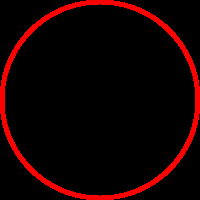
#> input picture src/resources/thin_red_circle.png, 200 x 200 px
$ python OpenCV.py
#> lines starting #> are read from the running program, lines starting #| are printed output that depends on the picture; after the words box and inside, x2 and y2 are one past the last pixel; in counts of white or black regions, pixels touching at a corner belong together
import cv2
import numpy as np

# Load an image
image = cv2.imread('../resources/thin_red_circle.png', cv2.IMREAD_GRAYSCALE)
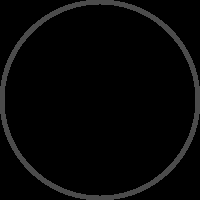
#> image: shape (200, 200); min 0, max 76, mean 6

# Apply Gaussian blur to reduce noise
blurred = cv2.GaussianBlur(image, (9, 9), 2)
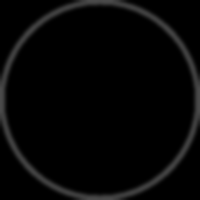
#> blurred: shape (200, 200); min 0, max 75, mean 6.1

# Apply Hough Circle Transform
circles = cv2.HoughCircles(
    image,
    cv2.HOUGH_GRADIENT, dp=1, minDist=50, param1=100, param2=30, minRadius=10, maxRadius=1000
)
#> circles = [[101.5, 101.5, 98.1]]
print(circles)
#| [[[101.5 101.5  98.1]]]

# Convert circles to integers
circles = np.uint16(np.around(circles))
#> circles = [[102, 102, 98]]

# Draw circles on the original image
if circles is not None:
    circles = np.uint16(np.around(circles))

    # Filter out duplicate or closely spaced circles
    filtered_circles = []

    for circle in circles[0, :]:
        is_duplicate = False

        for existing_circle in filtered_circles:
            distance = np.sqrt((circle[0] - existing_circle[0]) ** 2 + (circle[1] - existing_circle[1]) ** 2)
            if distance < existing_circle[2] + circle[2]:
                is_duplicate = True
                break

        if not is_duplicate:
            filtered_circles.append(circle)
#> this loop made 1 pass
#> after the loop, filtered_circles = [[102, 102, 98]]

    # Draw circles on the original image
    for circle in filtered_circles:
        center = (circle[0], circle[1])
        radius = circle[2]
        cv2.circle(image, center, radius, (0, 255, 0), 2)
#> this loop made 1 pass
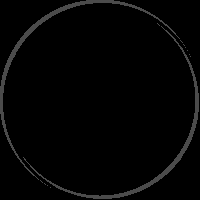
#> image: shape (200, 200); 2.72% of pixels changed, all inside (x1, y1, x2, y2) = (3, 3, 200, 200)

    # Display the image with detected circles
    cv2.imshow('Filtered Circles Detected', image)
    cv2.waitKey(0)
    cv2.destroyAllWindows()
else:
    print("No circles detected.")

$ run again, with src/resources/simple_red_circle.png copied over src/resources/thin_red_circle.png
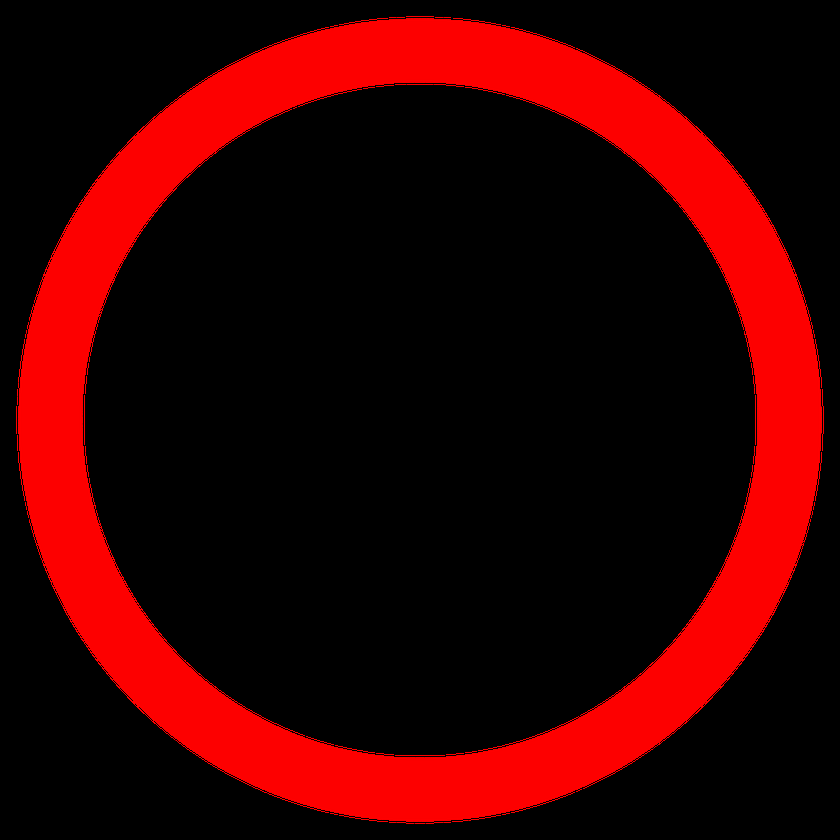
#> input picture src/resources/simple_red_circle.png, 840 x 840 px, shrunk from 2048 x 2048 before the run
#> `image = cv2.imread('../resources/thin_red_circle.png', cv2.IMREAD_GRAY..`:
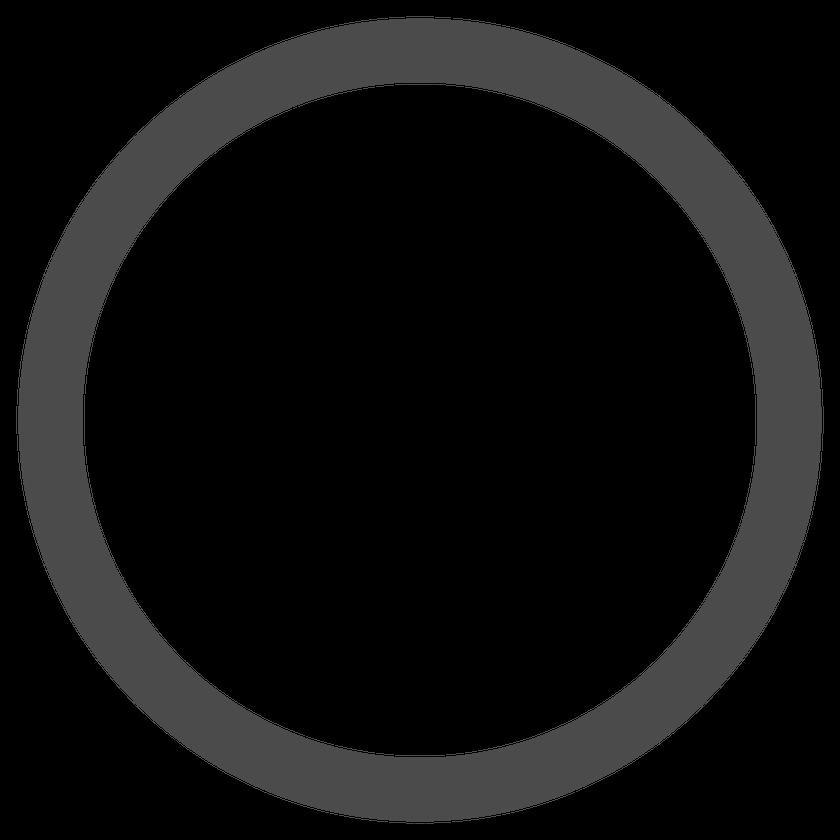
#> image: shape (840, 840); min 0, max 76, mean 16.4
#> `circles = cv2.HoughCircles( image, cv2.HOUGH_GRADIENT, dp=1, minDist=5..`: circles = 42 rows, first 8: [418.5, 418.5, 402.3], [473.5, 419.5, 388.5], [374.5, 451.5, 348.9], [422.5, 468.5, 355.4], [374.5, 387.5, 348.9], [421.5, 367.5, 352.7], [474.5, 471.5, 328.3], [327.5, 416.5, 426.6]
#> (printed output is left out)
#> `circles = np.uint16(np.around(circles))`: circles = 42 rows, first 8: [418, 418, 402], [474, 420, 388], [374, 452, 349], [422, 468, 355], [374, 388, 349], [422, 368, 353], [474, 472, 328], [328, 416, 427]
#> the loop `for circle in circles[0, :]:` made 42 passes
#> after the loop `for circle in circles[0, :]:`: filtered_circles = 18 items, first 6: [418, 418, 402], [374, 452, 349], [374, 388, 349], [422, 368, 353], [328, 416, 427], [418, 314, 439]
#> the loop `for circle in filtered_circles:` made 18 passes
#> after the loop `for circle in filtered_circles:`:
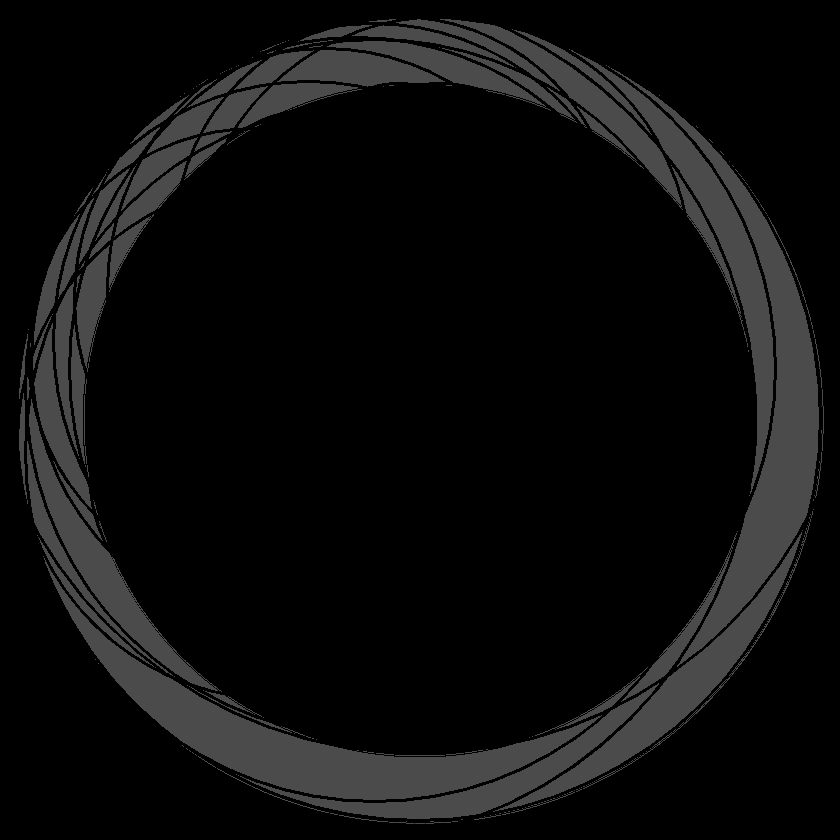
#> image: shape (840, 840); 4.23% of pixels changed, all inside (x1, y1, x2, y2) = (16, 16, 822, 822)
